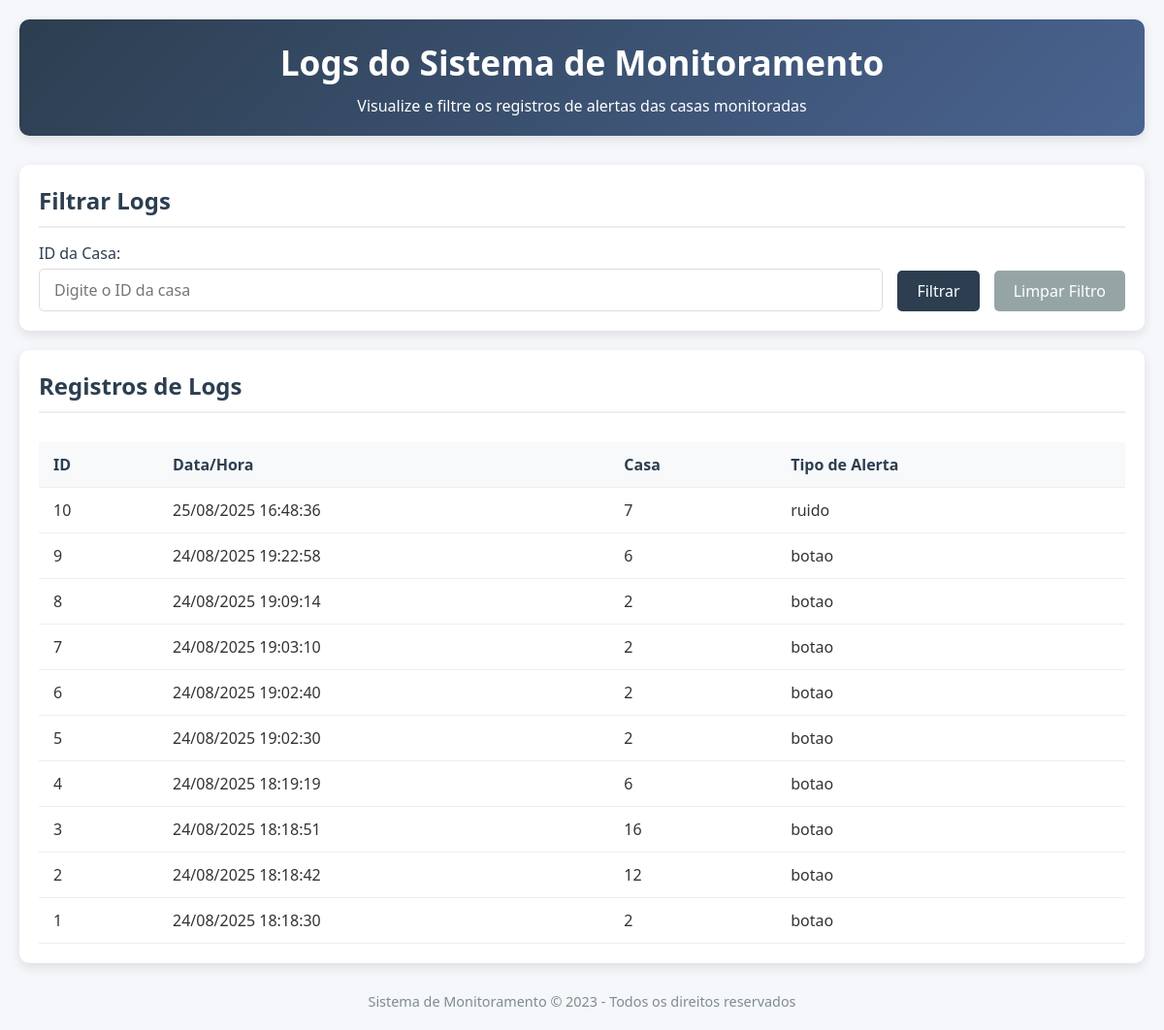
Page /logs on the earlier database version.
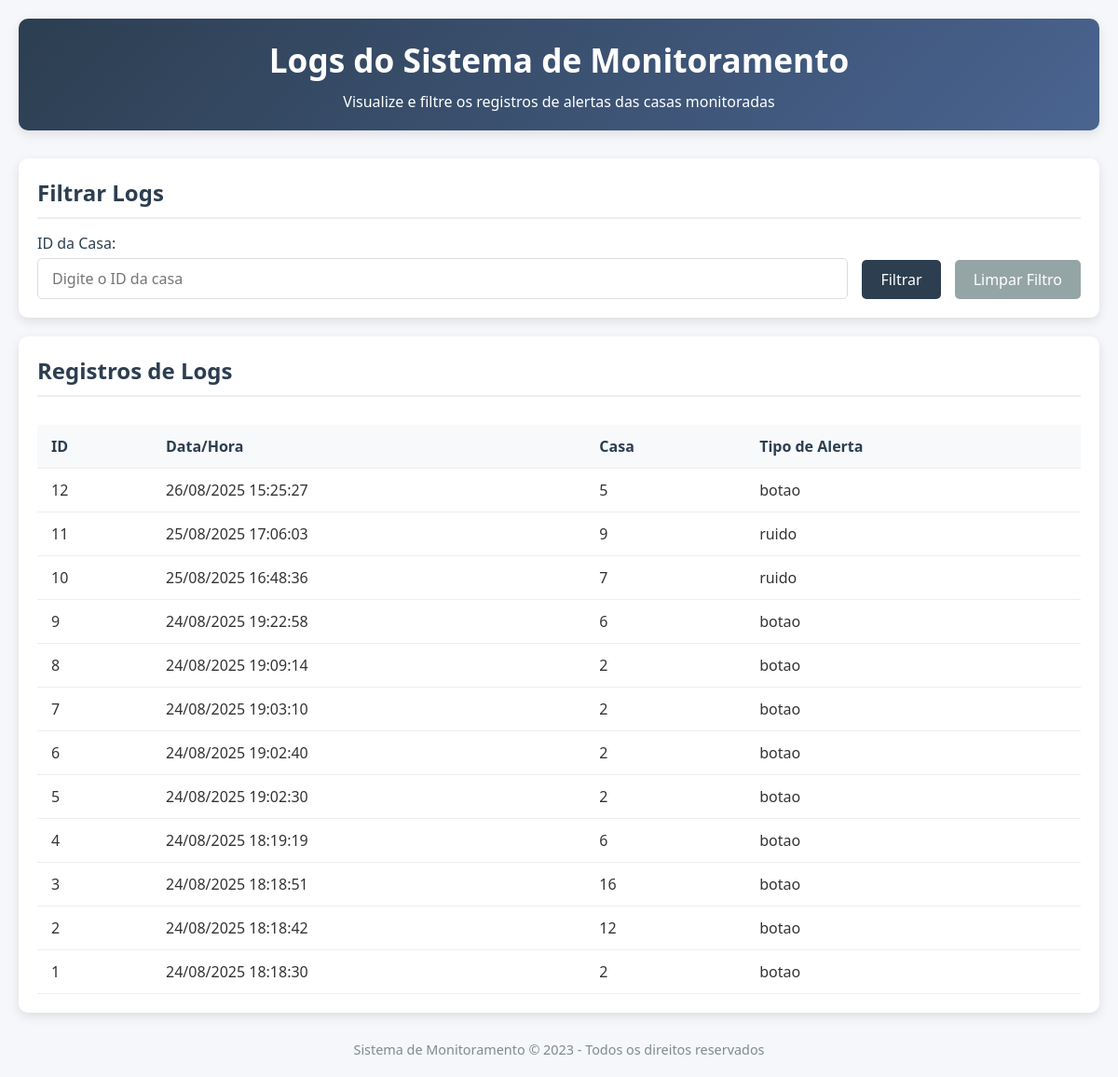
Same page on the later database version.
### tables this page shows
CREATE TABLE sensor_logs (
            id INTEGER PRIMARY KEY AUTOINCREMENT,
            casa_id TEXT NOT NULL,
            tipo_alerta TEXT NOT NULL,
            data_hora DATETIME DEFAULT CURRENT_TIMESTAMP
        );

### server.py (the view)
@app.route('/logs', methods=['GET'])
def obter_logs():
    casa_id = request.args.get('casa_id')
    if casa_id:
        logs = sensor_controller.obter_logs_por_casa(casa_id)
    else:
        logs = sensor_controller.obter_todos_logs()
    logs_formatados = []
    for log in logs:
        log_dict = log.to_dict()
        if hasattr(log.data_hora, 'strftime'):
            log_dict['data_hora_formatada'] = log.data_hora.strftime('%d/%m/%Y %H:%M:%S')
        else:
            try:
                from datetime import datetime
                dt = datetime.fromisoformat(str(log.data_hora).replace('Z', '+00:00'))
                log_dict['data_hora_formatada'] = dt.strftime('%d/%m/%Y %H:%M:%S')
            except (ValueError, AttributeError):
                log_dict['data_hora_formatada'] = str(log.data_hora)
        logs_formatados.append(log_dict)
    return render_template('logs.html', logs=logs_formatados, casa_id=casa_id)

### controllers/sensor_controller.py (called while the page is built)
    def obter_todos_logs(self):
        logs_data = self.db_handler.get_all_logs()
        logs = []
        for log_data in logs_data:
            logs.append(SensorLog(
                id=log_data[0],
                casa_id=log_data[1],
                tipo_alerta=log_data[2],
                data_hora=log_data[3]
            ))
        return logs

### database/dao.py (called while the page is built)
    def get_connection(self):
        return sqlite3.connect(self.db_name)

    def get_all_logs(self):
        select_query = '''
        SELECT id, casa_id, tipo_alerta, data_hora
        FROM sensor_logs
        ORDER BY data_hora DESC
        '''
        with self.get_connection() as conn:
            cursor = conn.cursor()
            cursor.execute(select_query)
            return cursor.fetchall()

### models/sensor_log.py (called while the page is built)
    def to_dict(self):
        return {
            'id': self.id,
            'casa_id': self.casa_id,
            'tipo_alerta': self.tipo_alerta,
            'data_hora': self.data_hora.isoformat() if isinstance(self.data_hora, datetime) else self.data_hora
        }

### templates/logs.html (shortened to what this page needs)
<!DOCTYPE html>
<html lang="pt-BR">
<head>
    <link rel="stylesheet" href="../static/css/logs.css">
</head>
<body>
    <div class="container">
        <header>
            <h1>Logs do Sistema de Monitoramento</h1>
            <p>Visualize e filtre os registros de alertas das casas monitoradas</p>
        </header>
        <section class="filter-section">
            <h2>Filtrar Logs</h2>
            <form class="filter-form" action="/logs" method="GET">
                <div class="form-group">
                    <label for="casa_id">ID da Casa:</label>
                    <input type="text" id="casa_id" name="casa_id" placeholder="Digite o ID da casa"
                           value="{{ casa_id if casa_id }}">
                </div>
                <button type="submit">Filtrar</button>
                <a href="/logs"><button type="button">Limpar Filtro</button></a>
            </form>
        </section>
        <section class="logs-section">
            <h2>Registros de Logs</h2>
            <div class="table-container">
                {% if logs %}
                <table class="logs-table">
                    <thead>
                        <tr>
                            <th>ID</th>
                            <th>Data/Hora</th>
                            <th>Casa</th>
                            <th>Tipo de Alerta</th>
                        </tr>
                    </thead>
                    <tbody>
                        {% for log in logs %}
                        <tr>
                            <td>{{ log.id }}</td>
                            <td>{{ log.data_hora_formatada }}</td>
                            <td>{{ log.casa_id }}</td>
                            <td>{{ log.tipo_alerta }}</td>
                        </tr>
                        {% endfor %}
                    </tbody>
                </table>
                {% else %}
                <div class="no-logs">Nenhum log encontrado.</div>
                {% endif %}
            </div>
        </section>
        <footer>
            <p>Sistema de Monitoramento &copy; 2023 - Todos os direitos reservados</p>
        </footer>
    </div>
</body>
</html>

### static/css/logs.css (style rules this page uses)
* { margin: 0; padding: 0; box-sizing: border-box; font-family: 'Segoe UI', Tahoma, Geneva, Verdana, sans-serif; }
body { background-color: #f5f7fa; padding: 20px; color: #333; }
.container { max-width: 1200px; margin: 0 auto; }
header { text-align: center; margin-bottom: 30px; padding: 20px; background: linear-gradient(135deg, #2c3e50, #4a6491); color: white; border-radius: 10px; box-shadow: 0 4px 12px rgba(0, 0, 0, 0.1); }
h1 { font-size: 2.2rem; margin-bottom: 10px; }
h2 { color: #2c3e50; margin-bottom: 15px; border-bottom: 2px solid #eee; padding-bottom: 10px; }
.filter-section { background-color: white; border-radius: 10px; padding: 20px; margin-bottom: 20px; box-shadow: 0 4px 12px rgba(0, 0, 0, 0.1); }
.filter-form { display: flex; gap: 15px; align-items: flex-end; flex-wrap: wrap; }
.form-group { display: flex; flex-direction: column; flex-grow: 1; }
label { margin-bottom: 5px; font-weight: 500; color: #2c3e50; }
input[type="text"] { padding: 10px 15px; border: 1px solid #ddd; border-radius: 5px; font-size: 1rem; transition: border-color 0.3s; }
button { padding: 10px 20px; background-color: #2c3e50; color: white; border: none; border-radius: 5px; cursor: pointer; font-size: 1rem; transition: background-color 0.3s; }
a button { background-color: #95a5a6; text-decoration: none; display: inline-block; }
.logs-section { background-color: white; border-radius: 10px; padding: 20px; box-shadow: 0 4px 12px rgba(0, 0, 0, 0.1); }
.table-container { overflow-x: auto; }
.logs-table { width: 100%; border-collapse: collapse; margin-top: 15px; }
.logs-table th, .logs-table td { padding: 12px 15px; text-align: left; border-bottom: 1px solid #eee; }
.logs-table th { background-color: #f8f9fa; font-weight: 600; color: #2c3e50; position: sticky; top: 0; }
footer { text-align: center; margin-top: 30px; color: #7f8c8d; font-size: 0.9rem; }

Differences in the rows shown:
added sensor_logs: id "12", data_hora_formatada "26/08/2025 15:25:27", casa_id "5", tipo_alerta "botao"
added sensor_logs: id "11", data_hora_formatada "25/08/2025 17:06:03", casa_id "9", tipo_alerta "ruido"
